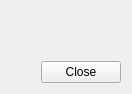
<?xml version="1.0" encoding="UTF-8"?>
<ui version="4.0">
 <class>LogViewer::CLogContentDlg</class>
 <widget class="QWidget" name="LogViewer::CLogContentDlg">
  <property name="geometry">
   <rect>
    <x>0</x>
    <y>0</y>
    <width>132</width>
    <height>94</height>
   </rect>
  </property>
  <property name="windowTitle">
   <string>Form</string>
  </property>
  <layout class="QGridLayout" name="gridLayout">
   <item row="0" column="0">
    <layout class="QVBoxLayout" name="verticalLayout">
     <item>
      <widget class="MainMenu::CScrollTable" name="widget" native="true"/>
     </item>
     <item>
      <spacer name="verticalSpacer">
       <property name="orientation">
        <enum>Qt::Vertical</enum>
       </property>
       <property name="sizeHint" stdset="0">
        <size>
         <width>20</width>
         <height>13</height>
        </size>
       </property>
      </spacer>
     </item>
     <item>
      <layout class="QHBoxLayout" name="horizontalLayout">
       <item>
        <spacer name="horizontalSpacer">
         <property name="orientation">
          <enum>Qt::Horizontal</enum>
         </property>
         <property name="sizeHint" stdset="0">
          <size>
           <width>13</width>
           <height>20</height>
          </size>
         </property>
        </spacer>
       </item>
       <item>
        <widget class="QPushButton" name="closeBtn">
         <property name="text">
          <string>Close</string>
         </property>
        </widget>
       </item>
      </layout>
     </item>
    </layout>
   </item>
  </layout>
 </widget>
 <customwidgets>
  <customwidget>
   <class>MainMenu::CScrollTable</class>
   <extends>QWidget</extends>
   <header>MainMenu/Include/ScrollTable.h</header>
   <container>1</container>
  </customwidget>
 </customwidgets>
 <resources/>
 <connections/>
</ui>
